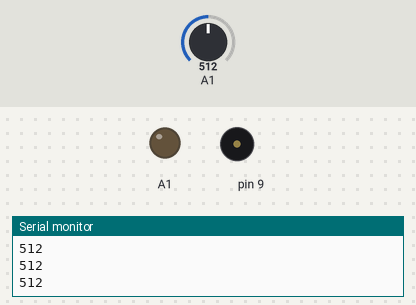
Bench run of a sketch on a simulated Arduino Uno, built with avr-gcc and run on an emulated ATmega328P. On the bench: output pins drawn as LEDs (lit = HIGH), buzzer (waves = sounding), the last lines printed to the serial monitor. The inputs (shaded band) are chosen by the test bench; at power-on: A1 = 512.

Above: at 1.2 s.
1.3 s: A1 set to 229
2.8 s: A1 set to 207
At 2.89 s:
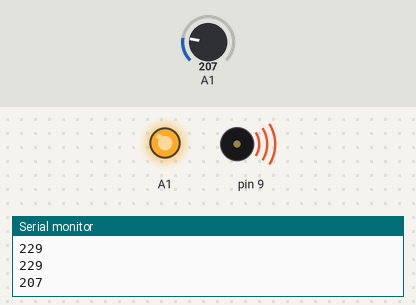
Timing chart, 0 to 11.8 s (numbered marks = the images above; inputs shaded):
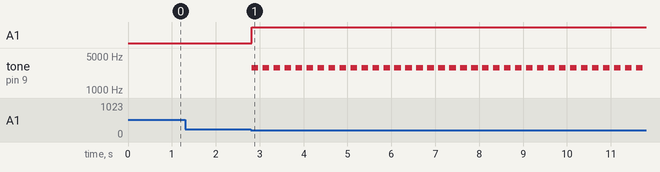

The sketch:

light_intensity_led.ino
```cpp
// [Reference (YouTube video)](https://www.youtube.com/watch?v=jIkQAUCc7Fk)int sensorValue ;

/*
* CIRCUIT: LED positive to 330 ohm resitor to pin 7
*          LED negative to ground
*          Buzzer to ground and pin 9
*
* PARAMETER: I played around with these,  When I bring
* hand hear the LED, it turns on, the rapidly off and on
* since the reflected light is enough to raise the
* incident light intensity above the threshold. Because
* delay and the buzzer interval are short, the light
* and sound pulse rapidly.  Fun!
*/

int sensorValue ;
int threshold;

void setup () {
   Serial.begin(9600);
}

void loop() {
  sensorValue = analogRead(A1);
  threshold = 215;
  Serial.println(sensorValue);
  if (sensorValue < threshold) {
    pinMode(A1, OUTPUT);
    digitalWrite(A1, HIGH);
    tone(9, 2900, 150);
    delay(200);
    pinMode(A1, INPUT);
  }
  delay(50);
}
```

Measured:
- the behaviour switches between 215 and 214 on A1 (found by bisection; images 0 and 1)
- after the input at 2.8 s, A1: LOW → HIGH at once; tone on pin 9: alternates 2900 Hz for 0.15 s and silent for 0.10 s, starting at once
